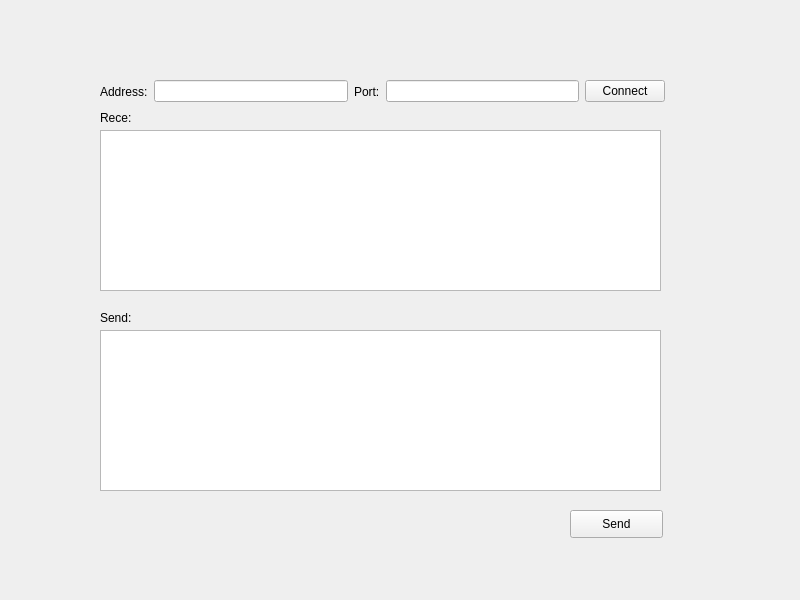
<?xml version="1.0" encoding="UTF-8"?>
<ui version="4.0">
 <class>Widget</class>
 <widget class="QWidget" name="Widget">
  <property name="geometry">
   <rect>
    <x>0</x>
    <y>0</y>
    <width>800</width>
    <height>600</height>
   </rect>
  </property>
  <property name="windowTitle">
   <string>Widget</string>
  </property>
  <widget class="QLabel" name="label">
   <property name="geometry">
    <rect>
     <x>100</x>
     <y>110</y>
     <width>72</width>
     <height>15</height>
    </rect>
   </property>
   <property name="text">
    <string>Rece:</string>
   </property>
  </widget>
  <widget class="QPushButton" name="btnSend">
   <property name="geometry">
    <rect>
     <x>570</x>
     <y>510</y>
     <width>93</width>
     <height>28</height>
    </rect>
   </property>
   <property name="text">
    <string>Send</string>
   </property>
  </widget>
  <widget class="QLabel" name="label_2">
   <property name="geometry">
    <rect>
     <x>100</x>
     <y>310</y>
     <width>72</width>
     <height>15</height>
    </rect>
   </property>
   <property name="text">
    <string>Send:</string>
   </property>
  </widget>
  <widget class="QTextEdit" name="textRecv">
   <property name="geometry">
    <rect>
     <x>100</x>
     <y>130</y>
     <width>561</width>
     <height>161</height>
    </rect>
   </property>
  </widget>
  <widget class="QTextEdit" name="textSend">
   <property name="geometry">
    <rect>
     <x>100</x>
     <y>330</y>
     <width>561</width>
     <height>161</height>
    </rect>
   </property>
  </widget>
  <widget class="QWidget" name="layoutWidget">
   <property name="geometry">
    <rect>
     <x>100</x>
     <y>70</y>
     <width>565</width>
     <height>43</height>
    </rect>
   </property>
   <layout class="QHBoxLayout" name="horizontalLayout">
    <item>
     <widget class="QLabel" name="label_3">
      <property name="text">
       <string>Address:</string>
      </property>
     </widget>
    </item>
    <item>
     <widget class="QLineEdit" name="editAddress">
      <property name="text">
       <string/>
      </property>
     </widget>
    </item>
    <item>
     <widget class="QLabel" name="label_4">
      <property name="text">
       <string>Port:</string>
      </property>
     </widget>
    </item>
    <item>
     <widget class="QLineEdit" name="editPort">
      <property name="text">
       <string/>
      </property>
     </widget>
    </item>
    <item>
     <widget class="QPushButton" name="btnListen">
      <property name="text">
       <string>Connect</string>
      </property>
     </widget>
    </item>
   </layout>
  </widget>
 </widget>
 <resources/>
 <connections/>
</ui>
